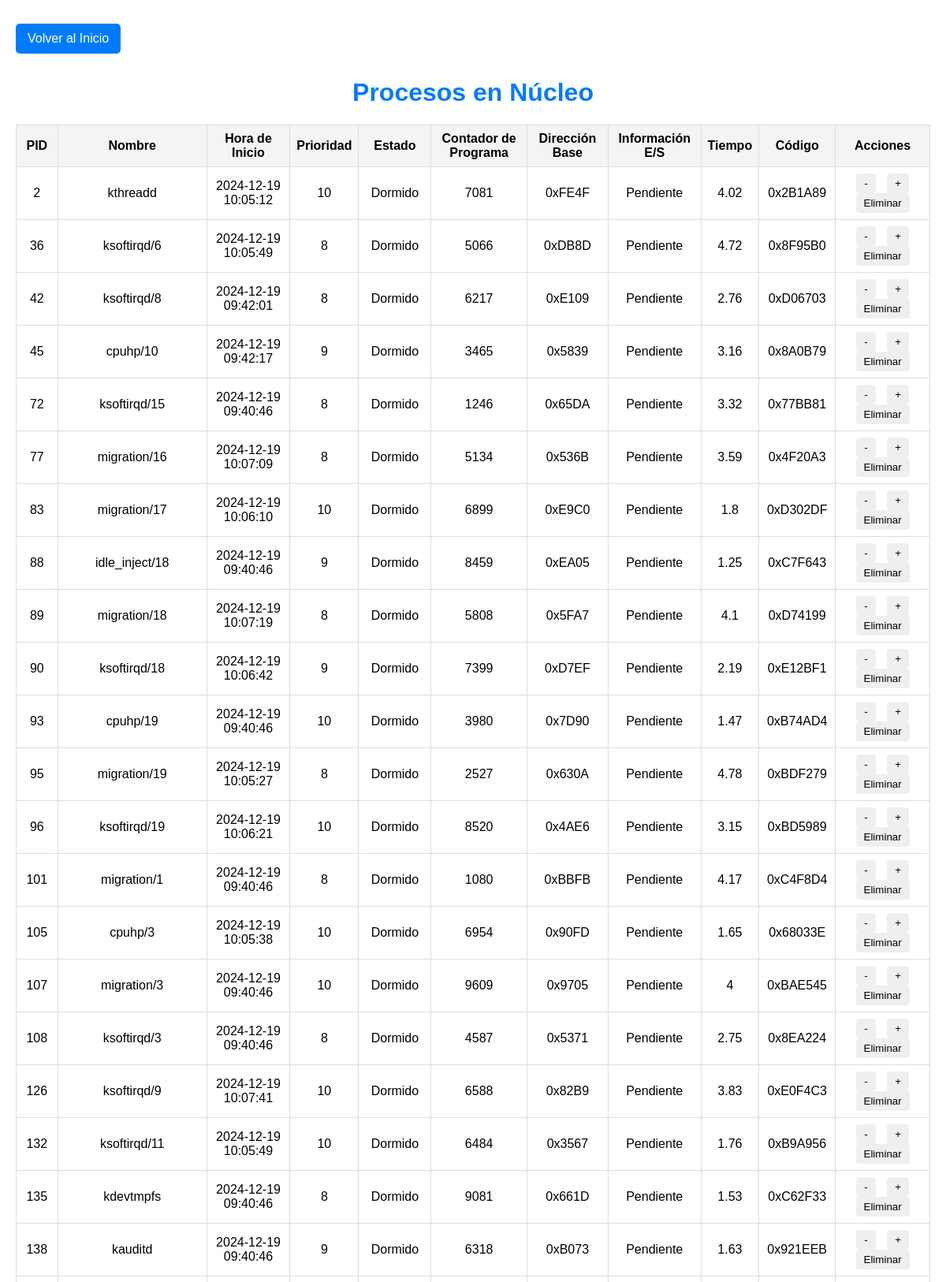
Page /nucleo/1 (upper part) on the committed database.
### app.py (models this page shows, shortened)
class Proceso(db.Model):
    id = db.Column(db.Integer, primary_key=True)
    nombre = db.Column(db.String(50), nullable=False)
    prioridad = db.Column(db.Integer, nullable=False)
    hora_inicio = db.Column(db.String(50), nullable=False)
    tiempo_restante = db.Column(db.Integer, nullable=False)
    cpu_asignado = db.Column(db.Integer, nullable=True)
    estado = db.Column(db.String(50), default="En ejecución")
    contador_programa = db.Column(db.Integer, default=0)
    direccion_base = db.Column(db.Integer, default=0x1000)
    info_entrada_salida = db.Column(db.String(50), default="Pendiente")
    tiempo = db.Column(db.Float, default=3.5)
    codigo = db.Column(db.String(50), default="0xABC123")

### app.py (the view)
@app.route('/nucleo/<int:cpu_id>')
def ver_nucleo(cpu_id):
    session = SessionFactory()
    try:
        procesos = session.query(Proceso).filter_by(cpu_asignado=cpu_id).all()
    finally:
        session.close()
    return render_template('nucleo.html', cpu_id=cpu_id, procesos=procesos)

### templates/nucleo.html (shortened to what this page needs)
<!DOCTYPE html>
<html lang="es">
<head>
</head>
<body>
    <a href="/" class="back-button">Volver al Inicio</a>
    <h1>Procesos en Núcleo {{ nucleo_id }}</h1>
    <table>
        <thead>
            <tr>
                <th>PID</th>
                <th>Nombre</th>
                <th>Hora de Inicio</th>
                <th>Prioridad</th>
                <th>Estado</th>
                <th>Contador de Programa</th>
                <th>Dirección Base</th>
                <th>Información E/S</th>
                <th>Tiempo</th>
                <th>Código</th>
                <th>Acciones</th>
            </tr>
        </thead>
        <tbody>
            {% for proceso in procesos %}
            <tr id="fila-{{ proceso.id }}">
                <td>{{ proceso.id }}</td>
                <td>{{ proceso.nombre or "Proceso Desconocido" }}</td>
                <td>{{ proceso.hora_inicio or "N/A" }}</td>
                <td>{{ proceso.prioridad or "N/A" }}</td>
                <td>{{ proceso.estado or "Desconocido" }}</td>
                <td>{{ proceso.contador_programa or "N/A" }}</td>
                <td>{{ proceso.direccion_base or "N/A" }}</td>
                <td>{{ proceso.info_entrada_salida or "N/A" }}</td>
                <td>{{ proceso.tiempo or "N/A" }}</td>
                <td>{{ proceso.codigo or "N/A" }}</td>
                <td>
                    <button onclick="cambiarPrioridad({{ proceso.id }}, -1)">-</button>
                    <button onclick="cambiarPrioridad({{ proceso.id }}, 1)">+</button>
                    <button onclick="eliminarProceso({{ proceso.id }})">Eliminar</button>
                </td>
            </tr>
            {% endfor %}
        </tbody>
    </table>
</body>
</html>

### templates/nucleo.html (style rules this page uses)
body { font-family: Arial, sans-serif; margin: 20px; }
h1 { text-align: center; color: #007BFF; }
table { width: 100%; border-collapse: collapse; margin: 20px 0; }
th, td { border: 1px solid #ddd; padding: 8px; text-align: center; }
th { background-color: #f4f4f4; }
button { padding: 5px 10px; margin: 0 5px; border: none; border-radius: 4px; cursor: pointer; }
.back-button { display: inline-block; margin: 10px 0; padding: 10px 15px; background-color: #007BFF; color: white; text-decoration: none; border-radius: 5px; cursor: pointer; }

### rows in the picture
Proceso: id "2", nombre "kthreadd", hora_inicio "2024-12-19 10:05:12", prioridad "10", estado "Dormido", contador_programa "7081", direccion_base "0xFE4F", info_entrada_salida "Pendiente", tiempo "4.02", codigo "0x2B1A89"
Proceso: id "36", nombre "ksoftirqd/6", hora_inicio "2024-12-19 10:05:49", prioridad "8", estado "Dormido", contador_programa "5066", direccion_base "0xDB8D", info_entrada_salida "Pendiente", tiempo "4.72", codigo "0x8F95B0"
Proceso: id "42", nombre "ksoftirqd/8", hora_inicio "2024-12-19 09:42:01", prioridad "8", estado "Dormido", contador_programa "6217", direccion_base "0xE109", info_entrada_salida "Pendiente", tiempo "2.76", codigo "0xD06703"
Proceso: id "45", nombre "cpuhp/10", hora_inicio "2024-12-19 09:42:17", prioridad "9", estado "Dormido", contador_programa "3465", direccion_base "0x5839", info_entrada_salida "Pendiente", tiempo "3.16", codigo "0x8A0B79"
Proceso: id "72", nombre "ksoftirqd/15", hora_inicio "2024-12-19 09:40:46", prioridad "8", estado "Dormido", contador_programa "1246", direccion_base "0x65DA", info_entrada_salida "Pendiente", tiempo "3.32", codigo "0x77BB81"
Proceso: id "77", nombre "migration/16", hora_inicio "2024-12-19 10:07:09", prioridad "8", estado "Dormido", contador_programa "5134", direccion_base "0x536B", info_entrada_salida "Pendiente", tiempo "3.59", codigo "0x4F20A3"
Proceso: id "83", nombre "migration/17", hora_inicio "2024-12-19 10:06:10", prioridad "10", estado "Dormido", contador_programa "6899", direccion_base "0xE9C0", info_entrada_salida "Pendiente", tiempo "1.8", codigo "0xD302DF"
Proceso: id "88", nombre "idle_inject/18", hora_inicio "2024-12-19 09:40:46", prioridad "9", estado "Dormido", contador_programa "8459", direccion_base "0xEA05", info_entrada_salida "Pendiente", tiempo "1.25", codigo "0xC7F643"
Proceso: id "89", nombre "migration/18", hora_inicio "2024-12-19 10:07:19", prioridad "8", estado "Dormido", contador_programa "5808", direccion_base "0x5FA7", info_entrada_salida "Pendiente", tiempo "4.1", codigo "0xD74199"
Proceso: id "90", nombre "ksoftirqd/18", hora_inicio "2024-12-19 10:06:42", prioridad "9", estado "Dormido", contador_programa "7399", direccion_base "0xD7EF", info_entrada_salida "Pendiente", tiempo "2.19", codigo "0xE12BF1"
Proceso: id "93", nombre "cpuhp/19", hora_inicio "2024-12-19 09:40:46", prioridad "10", estado "Dormido", contador_programa "3980", direccion_base "0x7D90", info_entrada_salida "Pendiente", tiempo "1.47", codigo "0xB74AD4"
Proceso: id "95", nombre "migration/19", hora_inicio "2024-12-19 10:05:27", prioridad "8", estado "Dormido", contador_programa "2527", direccion_base "0x630A", info_entrada_salida "Pendiente", tiempo "4.78", codigo "0xBDF279"
Proceso: id "96", nombre "ksoftirqd/19", hora_inicio "2024-12-19 10:06:21", prioridad "10", estado "Dormido", contador_programa "8520", direccion_base "0x4AE6", info_entrada_salida "Pendiente", tiempo "3.15", codigo "0xBD5989"
Proceso: id "101", nombre "migration/1", hora_inicio "2024-12-19 09:40:46", prioridad "8", estado "Dormido", contador_programa "1080", direccion_base "0xBBFB", info_entrada_salida "Pendiente", tiempo "4.17", codigo "0xC4F8D4"
Proceso: id "105", nombre "cpuhp/3", hora_inicio "2024-12-19 10:05:38", prioridad "10", estado "Dormido", contador_programa "6954", direccion_base "0x90FD", info_entrada_salida "Pendiente", tiempo "1.65", codigo "0x68033E"
Proceso: id "107", nombre "migration/3", hora_inicio "2024-12-19 09:40:46", prioridad "10", estado "Dormido", contador_programa "9609", direccion_base "0x9705", info_entrada_salida "Pendiente", tiempo "4", codigo "0xBAE545"
Proceso: id "108", nombre "ksoftirqd/3", hora_inicio "2024-12-19 09:40:46", prioridad "8", estado "Dormido", contador_programa "4587", direccion_base "0x5371", info_entrada_salida "Pendiente", tiempo "2.75", codigo "0x8EA224"
Proceso: id "126", nombre "ksoftirqd/9", hora_inicio "2024-12-19 10:07:41", prioridad "10", estado "Dormido", contador_programa "6588", direccion_base "0x82B9", info_entrada_salida "Pendiente", tiempo "3.83", codigo "0xE0F4C3"
Proceso: id "132", nombre "ksoftirqd/11", hora_inicio "2024-12-19 10:05:49", prioridad "10", estado "Dormido", contador_programa "6484", direccion_base "0x3567", info_entrada_salida "Pendiente", tiempo "1.76", codigo "0xB9A956"
Proceso: id "135", nombre "kdevtmpfs", hora_inicio "2024-12-19 09:40:46", prioridad "8", estado "Dormido", contador_programa "9081", direccion_base "0x661D", info_entrada_salida "Pendiente", tiempo "1.53", codigo "0xC62F33"
Proceso: id "138", nombre "kauditd", hora_inicio "2024-12-19 09:40:46", prioridad "9", estado "Dormido", contador_programa "6318", direccion_base "0xB073", info_entrada_salida "Pendiente", tiempo "1.63", codigo "0x921EEB"
